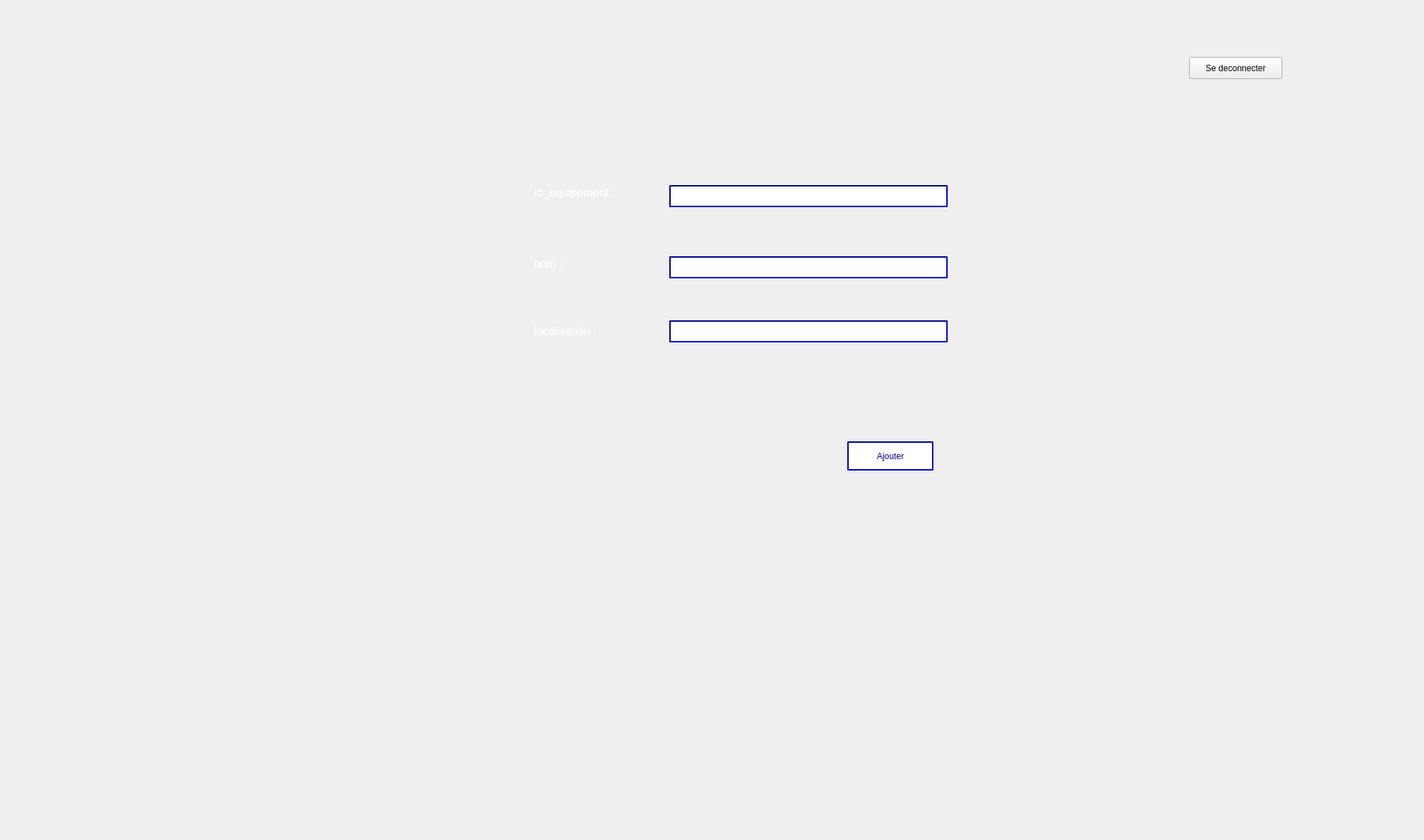
      <widget class="QWidget" name="tab_10">
       <attribute name="title">
        <string>Ajouter equipement</string>
       </attribute>
       <widget class="QLabel" name="label_16">
        <property name="geometry">
         <rect>
          <x>-30</x>
          <y>-20</y>
          <width>1991</width>
          <height>1171</height>
         </rect>
        </property>
        <property name="text">
         <string/>
        </property>
        <property name="pixmap">
         <pixmap>../Desktop/2A/Projet_C++/smart.jpg</pixmap>
        </property>
       </widget>
       <widget class="QLineEdit" name="lineEdit_idEquip">
        <property name="geometry">
         <rect>
          <x>940</x>
          <y>260</y>
          <width>391</width>
          <height>31</height>
         </rect>
        </property>
        <property name="font">
         <font/>
        </property>
        <property name="styleSheet">
         <string notr="true">border-color:darkblue ;
border-style:solid;
border-width:2px;
border-style: inset;</string>
        </property>
       </widget>
       <widget class="QLineEdit" name="lineEdit_nomEquip">
        <property name="geometry">
         <rect>
          <x>940</x>
          <y>360</y>
          <width>391</width>
          <height>31</height>
         </rect>
        </property>
        <property name="styleSheet">
         <string notr="true">border-color:darkblue ;
border-style:solid;
border-width:2px;
border-style: inset;</string>
        </property>
       </widget>
       <widget class="QLineEdit" name="lineEdit_localisation">
        <property name="geometry">
         <rect>
          <x>940</x>
          <y>450</y>
          <width>391</width>
          <height>31</height>
         </rect>
        </property>
        <property name="styleSheet">
         <string notr="true">border-color:darkblue ;
border-style:solid;
border-width:2px;
border-style: inset;</string>
        </property>
       </widget>
       <widget class="QPushButton" name="pushButtonAjouterEquip">
        <property name="geometry">
         <rect>
          <x>1190</x>
          <y>620</y>
          <width>121</width>
          <height>41</height>
         </rect>
        </property>
        <property name="styleSheet">
         <string notr="true">color:darkblue ;
border-color:darkblue ;
border-style:solid;
border-width:2px;
background:white;
border-style: inset;
</string>
        </property>
        <property name="text">
         <string>Ajouter</string>
        </property>
       </widget>
       <widget class="QLabel" name="label_22">
        <property name="geometry">
         <rect>
          <x>750</x>
          <y>250</y>
          <width>151</width>
          <height>41</height>
         </rect>
        </property>
        <property name="font">
         <font>
          <pointsize>12</pointsize>
         </font>
        </property>
        <property name="styleSheet">
         <string notr="true">color : white</string>
        </property>
        <property name="text">
         <string>id_equipement :</string>
        </property>
       </widget>
       <widget class="QLabel" name="label_23">
        <property name="geometry">
         <rect>
          <x>750</x>
          <y>350</y>
          <width>111</width>
          <height>41</height>
         </rect>
        </property>
        <property name="font">
         <font>
          <pointsize>12</pointsize>
         </font>
        </property>
        <property name="styleSheet">
         <string notr="true">color : white</string>
        </property>
        <property name="text">
         <string>nom :</string>
        </property>
       </widget>
       <widget class="QLabel" name="label_24">
        <property name="geometry">
         <rect>
          <x>750</x>
          <y>450</y>
          <width>121</width>
          <height>31</height>
         </rect>
        </property>
        <property name="font">
         <font>
          <pointsize>12</pointsize>
         </font>
        </property>
        <property name="styleSheet">
         <string notr="true">color : white</string>
        </property>
        <property name="text">
         <string>localisation :</string>
        </property>
       </widget>
       <widget class="QPushButton" name="pushButton">
        <property name="geometry">
         <rect>
          <x>1670</x>
          <y>80</y>
          <width>131</width>
          <height>31</height>
         </rect>
        </property>
        <property name="text">
         <string>Se deconnecter</string>
        </property>
       </widget>
      </widget>
